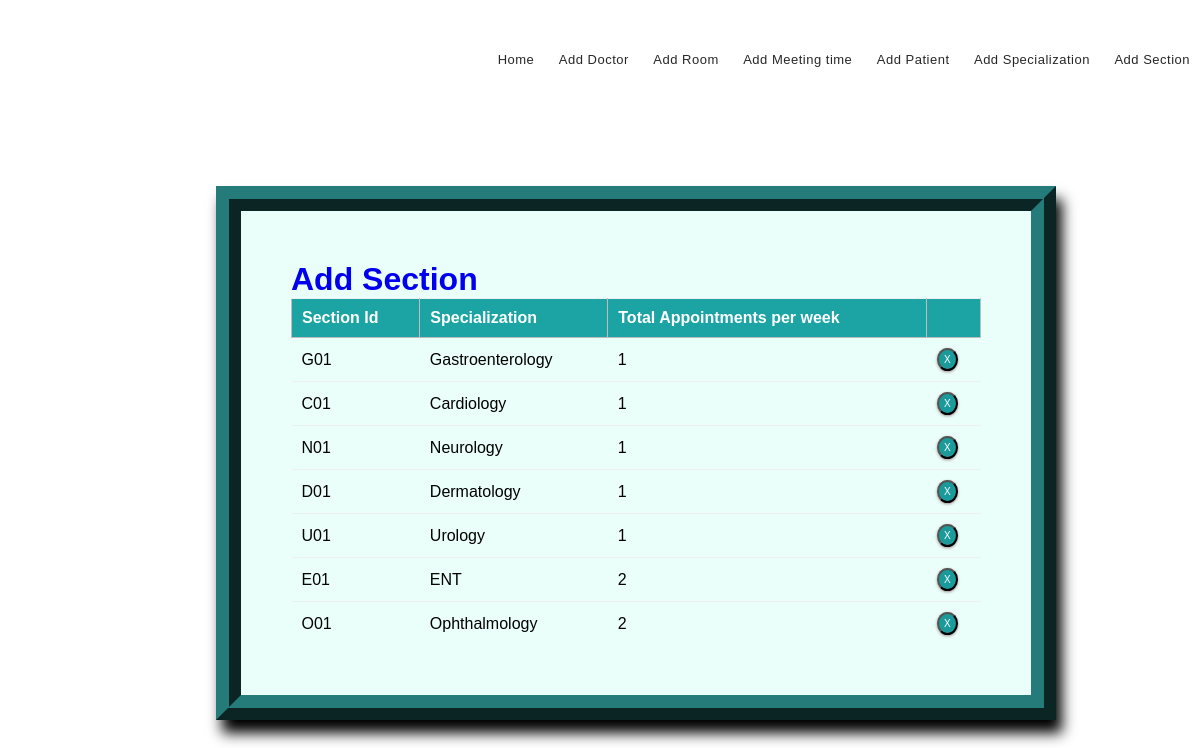
/section_list/, run on the app's committed database.
### mm1/models.py (models this page shows, shortened)
class Section(models.Model):
    section_id = models.CharField(max_length=25, primary_key=True)
    specialization = models.ForeignKey(Department, on_delete=models.CASCADE)
    num_appointments_in_week = models.IntegerField(default=0)
    course = models.ForeignKey(Course, on_delete=models.CASCADE, blank=True, null=True)
    meeting_time = models.ForeignKey(MeetingTime, on_delete=models.CASCADE, blank=True, null=True)
    room = models.ForeignKey(Room,on_delete=models.CASCADE, blank=True, null=True)
    instructor = models.ForeignKey(Instructor, on_delete=models.CASCADE, blank=True, null=True)

class Department(models.Model):
    spec_name = models.CharField(max_length=50)
    patients = models.ManyToManyField(Course)
    def __str__(self):
        return self.spec_name

### mm1/views.py (the view)
# urls.py: path('section_list/', views.section_list, name='editsection'),
def section_list(request):
    context = {
        'sections': Section.objects.all()
    }
    return render(request, 'seclist.html', context)

### templates/seclist.html (shortened to what this page needs)
{% extends 'base.html' %}
{% block content %}
{% load static %}
<fieldset class="fieldset">
    <a href="{% url 'addsection'%}"><h1 class="tablink" onclick="openPage('new')" id="defaultOpen">Add Section</h1></a>
    <div class="tabcontent" id="edit">
        <table class="table1">
            <thead>
            <tr class="table-headers">
            <th>Section Id</th>
            <th>Specialization</th>
            <th>Total Appointments per week</th>
            <th  class="empty"></th>
            </tr>
            </thead>
            <tbody>
            {% for sec in sections %}
            <tr>
             <td>{{sec.section_id}}</td>
             <td>{{sec.specialization}}</td>
             <td>{{sec.num_appointments_in_week }}</td>
             <td class="empty">
                <form action="{% url 'deletesection' sec.section_id %}" method="post">
                        <input type="submit" value="X" class="cross">
                </form>
             </td>
             </tr>
            {% endfor %}
            </tbody>
        </table>
    </div>
</fieldset>
{% endblock %}

### static/CSS/style.css (style rules this page uses)
* { margin: 0; padding: 0; box-sizing: border-box; font-family: sans-serif; }
html { scroll-behavior: smooth; }
a { text-decoration: none; }
.table2 td, th { border: 1px solid rgb(190, 190, 190); padding: 10px 20px; }
.table1 { width: 100%; border-collapse: collapse; text-align: left; overflow: hidden; }
.table1 td, th { border-top: 1px solid #ECF0F1; padding: 10px; }
.table1 th { background-color: #1ca4a4; color: #fff; }
.cross { border-radius: 50%; font-size: 10px; box-shadow: 0px 1px 3px 0px #9e9292; padding: 4px 5px; color: #fff; background-color: #1a9a9a; cursor: pointer; }
.fieldset { margin-top: 3%; margin-left: 18%; margin-right: 12%; padding: 50px; border-width: 25px; border-style: ridge; border-color: #257a7a; box-shadow: 6px 13px 13px 0px black; background-color: #ebfffa; }

### data on the page
Section: section_id "G01", specialization "Gastroenterology", num_appointments_in_week "1"
Section: section_id "C01", specialization "Cardiology", num_appointments_in_week "1"
Section: section_id "N01", specialization "Neurology", num_appointments_in_week "1"
Section: section_id "D01", specialization "Dermatology", num_appointments_in_week "1"
Section: section_id "U01", specialization "Urology", num_appointments_in_week "1"
Section: section_id "E01", specialization "ENT", num_appointments_in_week "2"
Section: section_id "O01", specialization "Ophthalmology", num_appointments_in_week "2"
